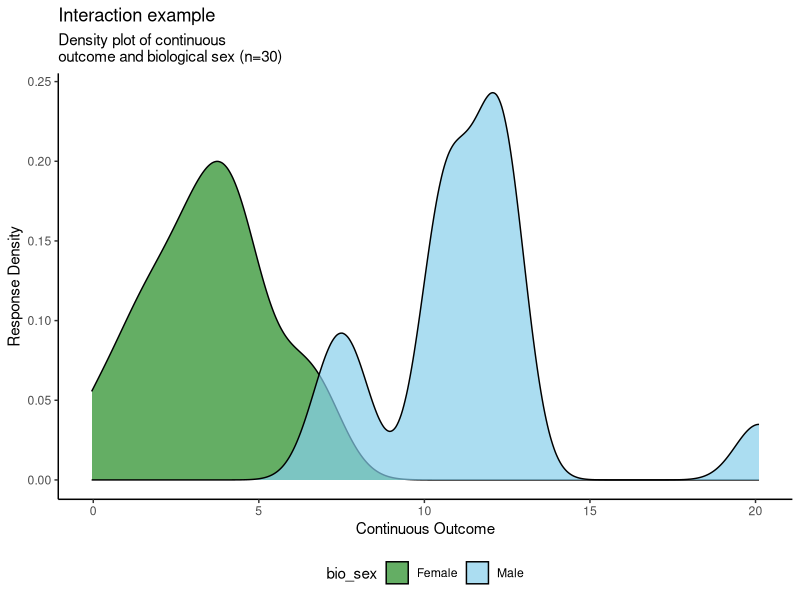
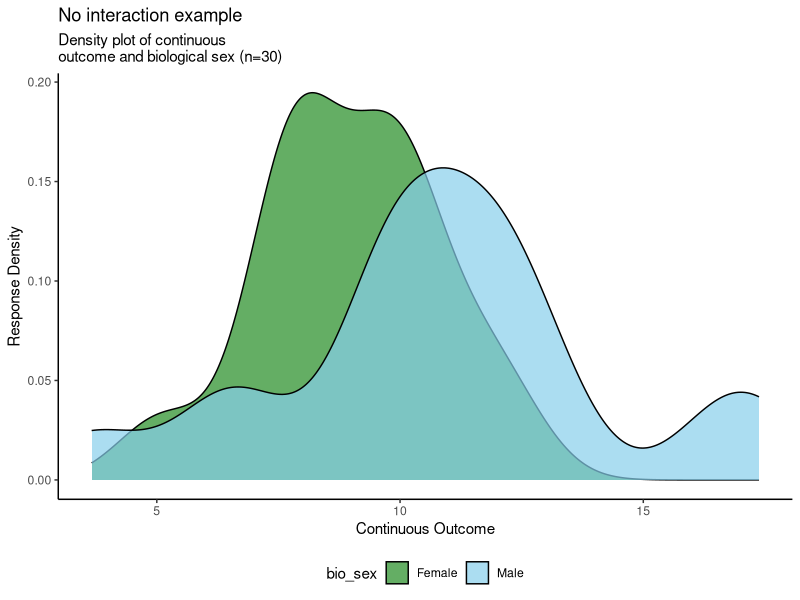
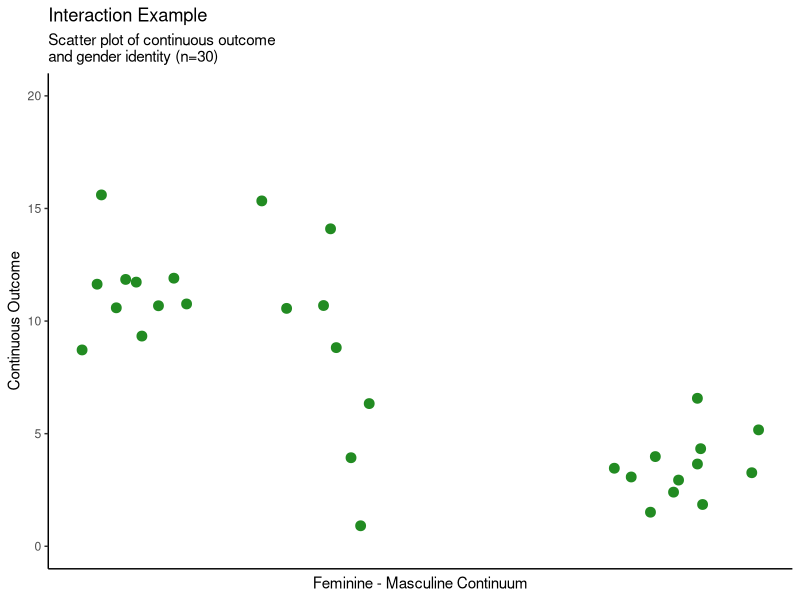
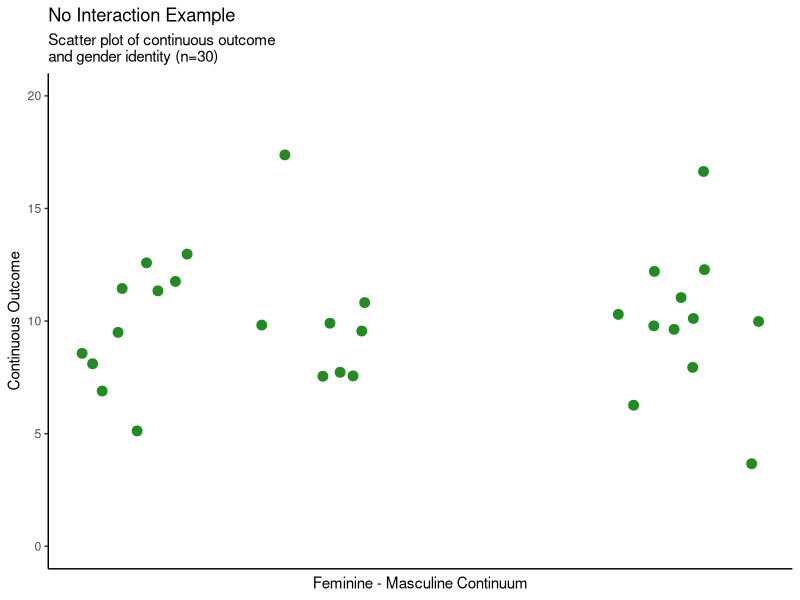
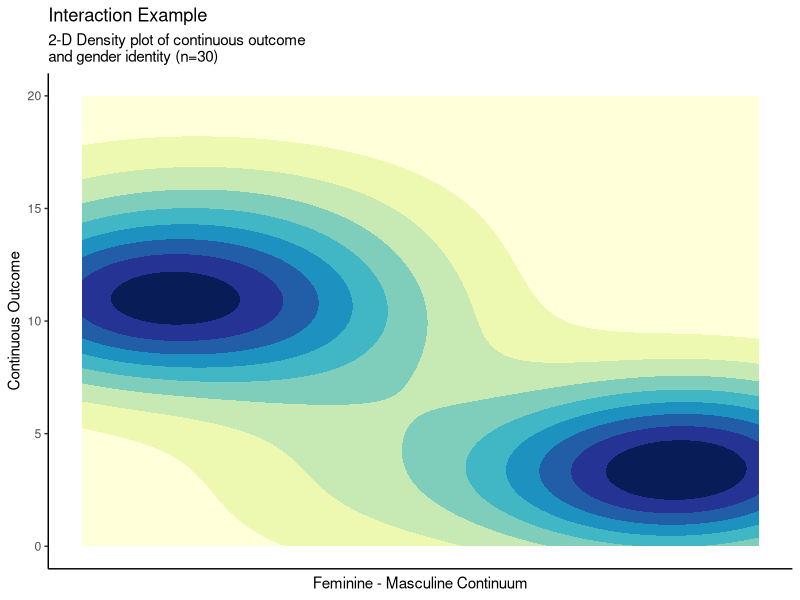
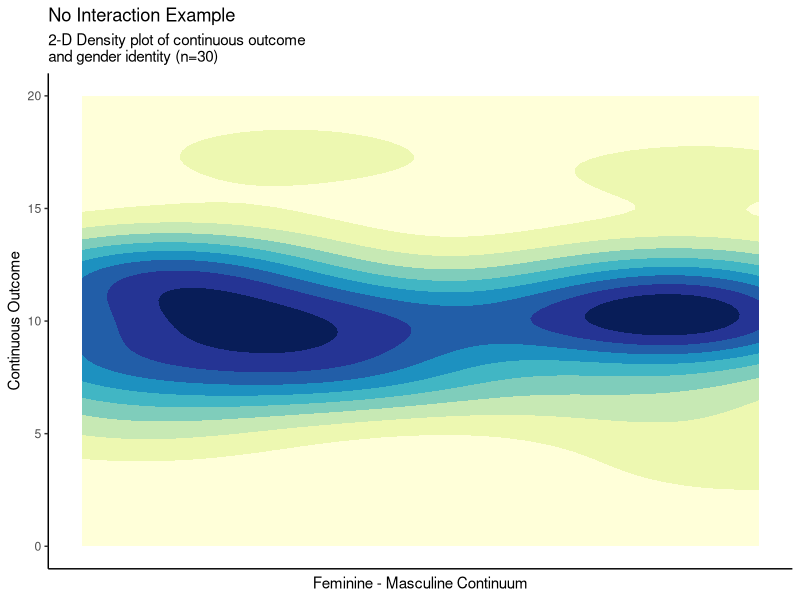
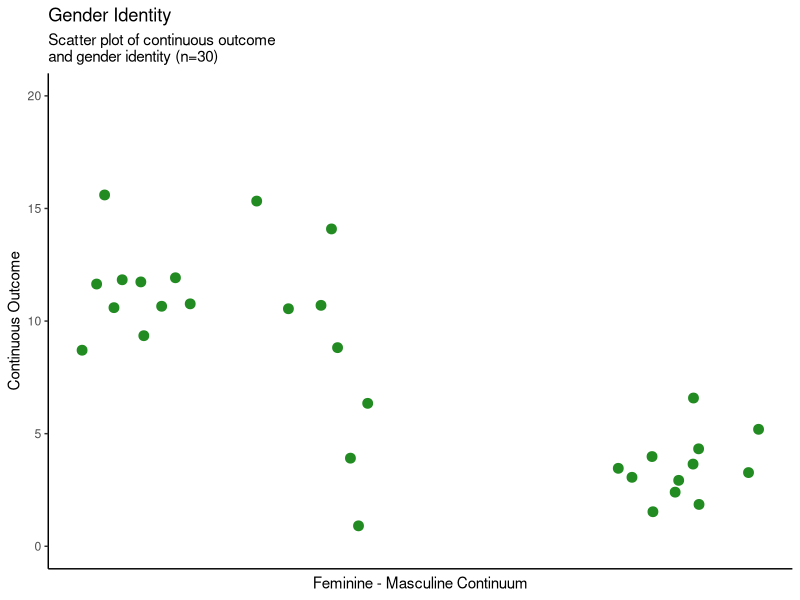
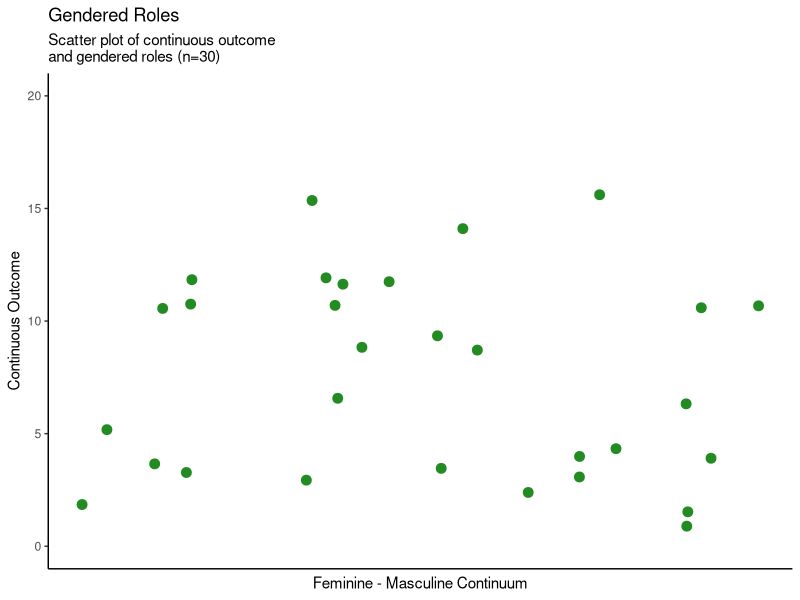

The R script that drew these images, in order:
## ---- chunk 1
# load libraries and simulated data ---------------------------------------
library(tidyverse)
library(ggpubr)

# set seed for reproducibility
set.seed(42)

# load data set (from RDS if using previous script to simulate the data)
sim_data <- read_csv(file = "sim-data.csv")

# default density plots and scale function ----------------------------------
plot_dens_2D <- function(data, x, y){
  plot <- ggplot(data = data, aes(x = x, y = y)) + 
    geom_density_2d_filled(aes(fill = after_stat(level)),
                           bins = 9, contour_var = 'ndensity') +
    scale_fill_brewer(palette = 16, direction = 1, 
                      labels = c('Low', '', '', '','','','','', 'High')) +
    guides(fill = guide_legend(title = 'Density of Occurences', 
                               direction = 'horizontal', nrow = 1, 
                               label.position = 'bottom'))
  plot
}
## ---- chunk 2

# biological sex bar plot - interaction
ggplot(sim_data, aes(x = outcome_num_pos_sex, fill = bio_sex)) + 
  geom_density(alpha = 0.7) +
  scale_fill_manual(values = c('forestgreen', 'skyblue')) +
  labs(
    title = 'Interaction example',
    subtitle = 'Density plot of continuous \noutcome and biological sex (n=30)'
    ) +
  xlab('Continuous Outcome') + 
  ylab('Response Density') +
  theme_classic() +
  theme(legend.position = 'bottom')

# biological sex bar plot - no interaction
ggplot(sim_data, aes(x = outcome_num_neg, fill = bio_sex)) + 
  geom_density(alpha = 0.7) +
  scale_fill_manual(values = c('forestgreen', 'skyblue')) +
  labs(
    title = 'No interaction example',
    subtitle = 'Density plot of continuous \noutcome and biological sex (n=30)'
    ) +
  xlab('Continuous Outcome') + 
  ylab('Response Density') +
  theme_classic() +
  theme(legend.position = 'bottom')
## ---- chunk 3
# summary stats
pos_cont_sex_sum <- sim_data %>% group_by(bio_sex) %>% 
  summarise(
    n = n(), 
    `mean continuous` = round(mean(outcome_num_pos_sex),1),
    `SD continuous` = round(sd(outcome_num_pos_sex),2),
    `median continuous` = round(median(outcome_num_pos_sex),0),
    `IQR continuous` = round(IQR(outcome_num_pos_sex),)
  ) %>% 
  rename(`biological sex` = bio_sex) 

knitr::kable(pos_cont_sex_sum, booktabs = TRUE, caption = "Interaction example summary statisitics: Continuous outcome and biological sex")
## ---- chunk 4
# summary stats
neg_cont_sex_sum <- sim_data %>% group_by(bio_sex) %>% 
  summarise(
    n = n(), 
    `mean continuous` = round(mean(outcome_num_neg),1),
    `SD continuous` = round(sd(outcome_num_neg),2),
    `median continuous` = round(median(outcome_num_neg),0),
    `IQR continuous` = round(IQR(outcome_num_neg),)
  ) %>% 
  rename(`biological sex` = bio_sex) 

knitr::kable(neg_cont_sex_sum, booktabs = TRUE, caption = "No interaction example summary statisitics: Continuous outcome and biological sex")
## ---- chunk 5
# t-tests
con_sex_ttest_neg <- t.test(outcome_num_neg ~ bio_sex, data = sim_data)
con_sex_ttest_pos <- t.test(outcome_num_pos_sex ~ bio_sex, data = sim_data)

# example of collected data
con_sex_tab <- tibble(
  "Example" = c("Interaction", "No interaction"),
  "Test" = c("Welch's t-test", "Welch's t-test"),
  "T-score" = c(
    round(con_sex_ttest_pos$statistic,2),
    round(con_sex_ttest_neg$statistic,2)
  ),
  "95% CI" = c(
    paste0(
      "(", 
      round(con_sex_ttest_pos$conf.int[[1]],2), 
      ", ",  
      round(con_sex_ttest_pos$conf.int[[2]],2), 
      ")", sep = ""
    ),
    paste0(
      "(", 
      round(con_sex_ttest_neg$conf.int[[1]],2),
      ", ", 
      round(con_sex_ttest_neg$conf.int[[2]],2), 
      ")", sep = ""
    )
  ),
  "df" = c(
    round(con_sex_ttest_pos$parameter,1), 
    round(con_sex_ttest_neg$parameter,1)
  ),
  "p-value" = c(
    round(con_sex_ttest_pos$p.value, 3),
    round(con_sex_ttest_neg$p.value,3)
  )
)

knitr::kable(con_sex_tab, booktabs = TRUE, caption = "Statistical test of difference: Continuous outcome and biological sex.")
## ---- chunk 6
# scatter plot - interaction
ggplot(data = sim_data, aes(x = gen_id, y = outcome_num_pos_gid)) +
  coord_cartesian(ylim = c(0, 20)) + # ensures that the same y-axis length is used for both plots
  geom_jitter(size = 3, colour = "forestgreen") +
  labs(
    title = 'Interaction Example',
    subtitle = 'Scatter plot of continuous outcome \nand gender identity (n=30)'
    ) +
  ylab("Continuous Outcome") + xlab("Feminine - Masculine Continuum") +
  theme_classic() +
  theme(
    legend.position = 'none',
    axis.ticks.x = element_blank(),
    axis.text.x = element_blank()
  )

# scatter plot - no interaction
ggplot(data = sim_data, aes(x = gen_id, y = outcome_num_neg)) +
  coord_cartesian(ylim = c(0, 20)) + # ensures that the same y-axis length is used for both plots
  geom_jitter(size = 3, colour = "forestgreen") +
  labs(
    title = 'No Interaction Example',
    subtitle = 'Scatter plot of continuous outcome \nand gender identity (n=30)'
    ) +
  ylab("Continuous Outcome") + xlab("Feminine - Masculine Continuum") +
  theme_classic() +
  theme(
    legend.position = 'none',
    axis.ticks.x = element_blank(),
    axis.text.x = element_blank()
  )
## ---- chunk 7
# 2d density plot - interaction
ggplot(data = sim_data, aes(x = gen_id, y = outcome_num_pos_gid)) + 
  geom_density_2d_filled(
    aes(fill = after_stat(level)), bins = 9, contour_var = 'ndensity'
    ) +
  scale_fill_brewer(
    palette = 16, direction = 1, 
    labels = c('Low', '', '', '','','','','', 'High')
    ) +
  guides(fill = guide_legend(
    title = 'Density of Occurences', 
    direction = 'horizontal', nrow = 1, 
    label.position = 'bottom')
    ) +
  labs(
    title = 'Interaction Example',
    subtitle = '2-D Density plot of continuous outcome \nand gender identity (n=30)'
    ) +
  ylab("Continuous Outcome") + xlab("Feminine - Masculine Continuum") +
  theme_classic() +
  theme(
    legend.position = 'none',
    axis.ticks.x = element_blank(),
    axis.text.x = element_blank()
  ) +
  geom_blank(aes(y = 20)) + # extends y axis to ensure plots are comparable
  geom_blank(aes(y = 0))

# 2d density plot - no interaction
ggplot(data = sim_data, aes(x = gen_id, y = outcome_num_neg)) + 
  geom_density_2d_filled(
    aes(fill = after_stat(level)), bins = 9, contour_var = 'ndensity'
    ) +
  scale_fill_brewer(
    palette = 16, direction = 1, 
    labels = c('Low', '', '', '','','','','', 'High')
    ) +
  guides(fill = guide_legend(
    title = 'Density of Occurences', 
    direction = 'horizontal', nrow = 1, 
    label.position = 'bottom')
    ) +
  labs(
    title = 'No Interaction Example',
    subtitle = '2-D Density plot of continuous outcome \nand gender identity (n=30)'
    ) +
  ylab("Continuous Outcome") + xlab("Feminine - Masculine Continuum") +
  theme_classic() +
  theme(
    legend.position = 'none',
    axis.ticks.x = element_blank(),
    axis.text.x = element_blank()
  ) +
  geom_blank(aes(y = 20)) + # extends y axis to ensure plots are comparable
  geom_blank(aes(y = 0))
## ---- chunk 8
# example of collected data
cor_int <- tibble(
  "Strength of Correlation" = c("None", "Weak", "Moderate", "Strong"),
  "Positive Coefficient (r)" = c("0.0 to 0.1", "0.1 to 0.3", "0.3 to 0.5","0.5 to 1.0"),
  "Negative Coefficient (r)" = c("0.0 to -0.1", "-0.1 to -0.3", "-0.3 to -0.5","-0.5 to -1.0")
)

knitr::kable(cor_int, booktabs = TRUE, caption = "Nominal Interpretations of Correlation Strength.") %>%
  kableExtra::add_footnote("Adapted from [_Statistical Power Analysis for the Behavioural Sciences_ (2013) by Jacob Cohen](https://doi.org/10.4324/9780203771587)", notation = "none")
## ---- chunk 9
# calculate correlations
con_gi_r_neg <- cor.test(sim_data$outcome_num_neg, sim_data$gen_id)
con_gi_r_pos <- cor.test(sim_data$outcome_num_pos_gid, sim_data$gen_id)

# output table of results
con_gi_tab <- tibble(
  "Example" = c("Interaction", "No interaction"),
  "Correlation Type" = c("Pearson's r", "Pearson's r"),
  "r" = c(
    round(con_gi_r_pos$estimate,2),
    round(con_gi_r_neg$estimate,2)
  ),
  "95% CI" = c(
    paste0(
      "(",
      round(con_gi_r_pos$conf.int[[1]],2),
      ", ",
      round(con_gi_r_pos$conf.int[[2]],2),
      ")", sep = ""
    ),
    paste0(
      "(",
      round(con_gi_r_neg$conf.int[[1]],2),
      ", ",
      round(con_gi_r_neg$conf.int[[2]],2),
      ")", sep = ""
    )
  ),
  "df" = c(
    round(con_gi_r_pos$parameter,1),
    round(con_gi_r_neg$parameter,1)
  ),
  "Significance Test" = c("t-test", "t-test"),
  "T-score" = c(
    round(con_gi_r_pos$statistic,2),
    round(con_gi_r_neg$statistic,2)
  ),
  "p-value" = c(
    round(con_gi_r_pos$p.value, 3),
    round(con_gi_r_neg$p.value,3)
  )
)

knitr::kable(con_gi_tab, booktabs = TRUE, caption = "Statistical test of difference: Continuous outcome and Gender Idenity Item from the SGBA-5.")
## ---- chunk 10
# scatter plot - interaction
ggplot(data = sim_data, aes(x = gen_id, y = outcome_num_pos_gid)) +
  coord_cartesian(ylim = c(0, 20)) + # ensures that the same y-axis length is used for both plots
  geom_jitter(size = 3, colour = "forestgreen") +
  labs(
    title = 'Gender Identity',
    subtitle = 'Scatter plot of continuous outcome \nand gender identity (n=30)'
    ) +
  ylab("Continuous Outcome") + xlab("Feminine - Masculine Continuum") +
  theme_classic() +
  theme(
    legend.position = 'none',
    axis.ticks.x = element_blank(),
    axis.text.x = element_blank()
  )

# scatter plot - no interaction
ggplot(data = sim_data, aes(x = gen_role, y = outcome_num_pos_gid)) +
  coord_cartesian(ylim = c(0, 20)) + # ensures that the same y-axis length is used for both plots
  geom_jitter(size = 3, colour = "forestgreen") +
  labs(
    title = 'Gendered Roles',
    subtitle = 'Scatter plot of continuous outcome \nand gendered roles (n=30)'
    ) +
  ylab("Continuous Outcome") + xlab("Feminine - Masculine Continuum") +
  theme_classic() +
  theme(
    legend.position = 'none',
    axis.ticks.x = element_blank(),
    axis.text.x = element_blank()
  )
## ---- chunk 11
# 2d density plot - interaction
ggplot(data = sim_data, aes(x = gen_id, y = outcome_num_pos_gid)) + 
  geom_density_2d_filled(
    aes(fill = after_stat(level)), bins = 9, contour_var = 'ndensity'
    ) +
  scale_fill_brewer(
    palette = 16, direction = 1, 
    labels = c('Low', '', '', '','','','','', 'High')
    ) +
  guides(fill = guide_legend(
    title = 'Density of Occurences', 
    direction = 'horizontal', nrow = 1, 
    label.position = 'bottom')
    ) +
  labs(
    title = 'Gender Identity',
    subtitle = '2-D Density plot of continuous outcome \nand gender identity (n=30)'
    ) +
  ylab("Continuous Outcome") + xlab("Feminine - Masculine Continuum") +
  theme_classic() +
  theme(
    legend.position = 'none',
    axis.ticks.x = element_blank(),
    axis.text.x = element_blank()
  ) +
  geom_blank(aes(y = 20)) + # extends y axis to ensure plots are comparable
  geom_blank(aes(y = 0))

# 2d density plot - no interaction
ggplot(data = sim_data, aes(x = gen_role, y = outcome_num_pos_gid)) + 
  geom_density_2d_filled(
    aes(fill = after_stat(level)), bins = 9, contour_var = 'ndensity'
    ) +
  scale_fill_brewer(
    palette = 16, direction = 1, 
    labels = c('Low', '', '', '','','','','', 'High')
    ) +
  guides(fill = guide_legend(
    title = 'Density of Occurences', 
    direction = 'horizontal', nrow = 1, 
    label.position = 'bottom')
    ) +
  labs(
    title = 'Gendered Roles',
    subtitle = '2-D Density plot of continuous outcome \nand gendered roles (n=30)'
    ) +
  ylab("Continuous Outcome") + xlab("Feminine - Masculine Continuum") +
  theme_classic() +
  theme(
    legend.position = 'none',
    axis.ticks.x = element_blank(),
    axis.text.x = element_blank()
  ) +
  geom_blank(aes(y = 20)) + # extends y axis to ensure plots are comparable
  geom_blank(aes(y = 0))
## ---- chunk 12
# calculate correlations
con_gi_r_pos <- cor.test(sim_data$outcome_num_pos_gid, sim_data$gen_id)
con_gr_r_pos <- cor.test(sim_data$outcome_num_pos_gid, sim_data$gen_role)

# output table of results
con_2gah_tab <- tibble(
  "Example" = c("Gender Identity", "Gendered Roles"),
  "Correlation Type" = c("Pearson's r", "Pearson's r"),
  "r" = c(
    round(con_gi_r_pos$estimate,2),
    round(con_gr_r_pos$estimate,2)
  ),
  "95% CI" = c(
    paste0(
      "(",
      round(con_gi_r_pos$conf.int[[1]],2),
      ", ",
      round(con_gi_r_pos$conf.int[[2]],2),
      ")", sep = ""
    ),
    paste0(
      "(",
      round(con_gr_r_pos$conf.int[[1]],2),
      ", ",
      round(con_gr_r_pos$conf.int[[2]],2),
      ")", sep = ""
    )
  ),
  "df" = c(
    round(con_gi_r_pos$parameter,1),
    round(con_gr_r_pos$parameter,1)
  ),
  "Significance Test" = c("t-test", "t-test"),
  "T-score" = c(
    round(con_gi_r_pos$statistic,2),
    round(con_gr_r_pos$statistic,2)
  ),
  "p-value" = c(
    round(con_gi_r_pos$p.value, 3),
    round(con_gr_r_pos$p.value,3)
  )
)

knitr::kable(con_2gah_tab, booktabs = TRUE, caption = "Statistical test of difference: Continuous outcome by Gender Idenity and Gendered Roles Items from the SGBA-5.")
